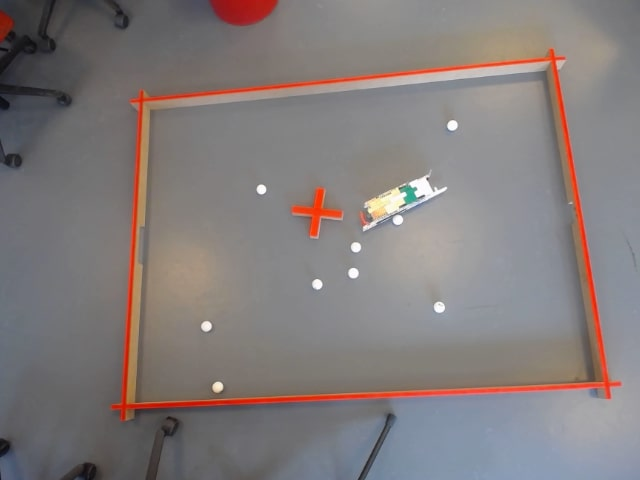
#> input picture src/bane.jpg, 640 x 480 px, given in place of the camera
$ python open_cv_with_image_processing.py
#> lines starting #> are read from the running program, lines starting #| are printed output that depends on the picture; after the words box and inside, x2 and y2 are one past the last pixel; in counts of white or black regions, pixels touching at a corner belong together
import cv2
import numpy as np

cap = cv2.VideoCapture(1, cv2.CAP_DSHOW)

if not cap.isOpened():
    print("Cannot open camera")
    exit()

while True:
    ret, frame = cap.read()
#> frame is the input picture: shape (480, 640, 3); mean B, G, R 123.4, 123.9, 131.1

    if not ret:
        break

    # Convert the frame to grayscale and apply a Gaussian blur
    gray = cv2.cvtColor(frame, cv2.COLOR_BGR2GRAY)
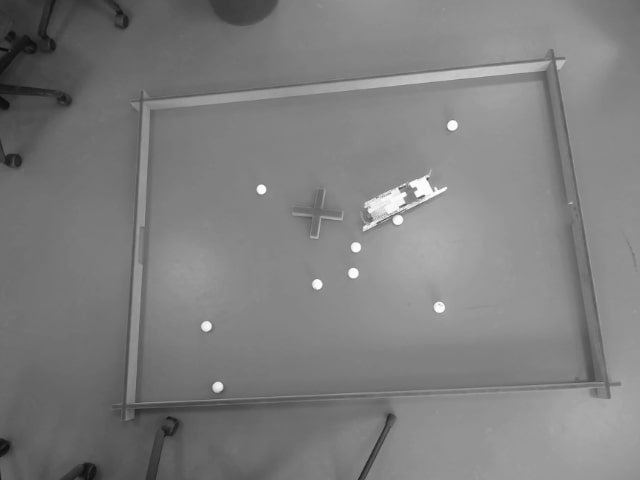
#> gray: shape (480, 640); min 9, max 255, mean 126
    blurred = cv2.GaussianBlur(gray, (11, 11), 0)

    # Apply threshold to the image
    threshold = cv2.threshold(blurred, 220, 255, cv2.THRESH_BINARY)[1]
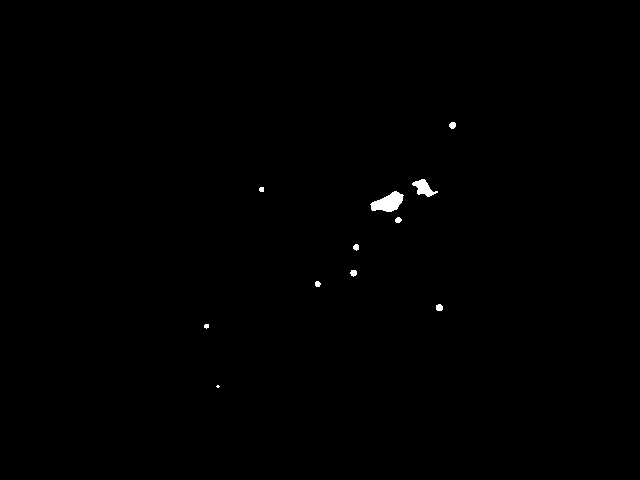
#> threshold: shape (480, 640); 0.3% white; 11 white regions (1 under 20 px)

    # Find contours of white objects in the thresholded image
    contours, hierarchy = cv2.findContours(threshold, cv2.RETR_EXTERNAL, cv2.CHAIN_APPROX_SIMPLE)
#> contours = 11 contours, 3 with area under 20; largest, box (x1, y1, x2, y2) and area: (370, 191, 404, 212) 390, (412, 179, 438, 197) 197, (436, 304, 443, 311) 32, (449, 122, 456, 129) 30, (350, 270, 357, 277) 27, (395, 217, 402, 223) 24, (353, 244, 359, 251) 23, (315, 281, 321, 287) 20

    # Identify contours that match the shape and size of a ping pong ball
    ping_pong_ball_contours = []
    for contour in contours:
        area = cv2.contourArea(contour)
        perimeter = cv2.arcLength(contour, True)
        if perimeter == 0:
            continue
        circularity = 4 * np.pi * area / perimeter ** 2
        if area > 50 and circularity > 0.7:
            ping_pong_ball_contours.append(contour)
#> this loop made 11 passes
#> (area, perimeter, circularity) on passes 3, 4, 5, 6, 7, 8, 10, 11: (31.5, 21.07, 0.892), (20.5, 17.07, 0.884), (27, 20.49, 0.809), (23, 18.49, 0.846), (23.5, 17.9, 0.922), (389.5, 89.84, 0.606), (197, 73.6, 0.457), (29.5, 19.9, 0.936)
#> after the loop, ping_pong_ball_contours = []

    # Draw circles around the identified ping pong balls in the original frame
    for contour in ping_pong_ball_contours:
        (x, y), radius = cv2.minEnclosingCircle(contour)
        center = (int(x), int(y))
        radius = int(radius)
        cv2.circle(frame, center, radius, (0, 255, 0), 2)
#> this loop made 0 passes

    cv2.imshow('Ping pong detection', frame)

    if cv2.waitKey(1) == ord('q'):
#> (key q is pressed here)
        break

cap.release()
cv2.destroyAllWindows()
